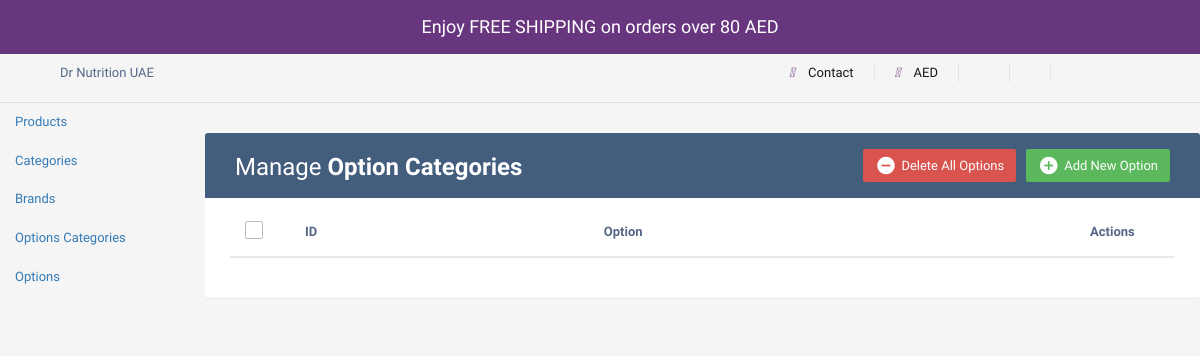
/admin/options_categories.php, run on an earlier commit of the app's database.
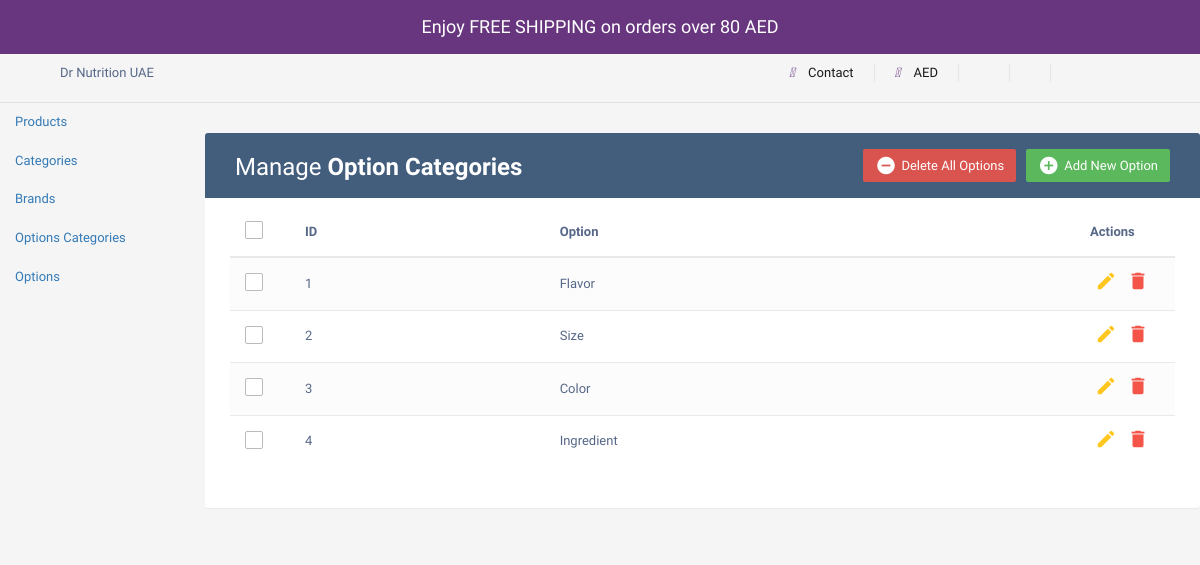
And on a later commit of the database.
### tables this page shows
CREATE TABLE `options` (
  `id` int(11) NOT NULL,
  `name` varchar(255) NOT NULL
);

### admin/options_categories.php (the view, shortened to what the changed rows need)
<?php
$conn = new mysqli("localhost", "root", "", "logindb");
$query = "SELECT * FROM options";
$result = $conn->query($query);
?>
<!DOCTYPE html>
<html lang="en">
<head>
<link rel="stylesheet" href="https://maxcdn.bootstrapcdn.com/font-awesome/4.7.0/css/font-awesome.min.css">
<link rel="stylesheet" href="https://maxcdn.bootstrapcdn.com/bootstrap/3.3.7/css/bootstrap.min.css">
<link rel="stylesheet" href="https://cdnjs.cloudflare.com/ajax/libs/font-awesome/5.15.3/css/all.min.css" />
<link rel="stylesheet" href="../css/all.css" />
</head>
<body>
<div class="row">
			<main class="col-md-9 ms-sm-auto col-lg-10 px-md-4">
            <div class="table-wrapper">
            <div class="table-title">
                <div class="row">
                    <div class="col-sm-6">
						<h2>Manage <b>Option Categories</b></h2>
					</div>
                </div>
            </div>
            <table class="table table-striped table-hover">
                <thead>
                    <tr>
						<th>
							<span class="custom-checkbox">
								<label for="selectAll"></label>
							</span>
						</th>
                        <th>ID</th>
                        <th>Option</th>
                        <th>Actions</th>
                    </tr>
                </thead>
                <tbody>
                    <?php
					 foreach ($result as $row) {
                        echo '<tr>';
                        echo '<td>';
                        echo '<span class="custom-checkbox">';
                        echo '<label for="checkbox' . $row['id'] . '"></label>';
                        echo '</span>';
                        echo '</td>';
                        echo '<td>' . $row['id'] . '</td>';
                        $optionName = $row['name'];
                        echo '<td>' . $optionName . '</td>';
                        echo '<td>';
                        echo '<a href="options_categories.php?showEditModal=1&id='.$row['id'].'" data-id="' . $row['id'] . '" class="edit"><i class="material-icons" data-toggle="tooltip" title="Edit">&#xE254;</i></a>';
                        echo '<a href="options_categories.php?showDeleteModal=1&id='.$row['id'].'" data-id="' . $row['id'] . '" class="delete" data-toggle="modal"><i class="material-icons" data-toggle="tooltip" title="Delete">&#xE872;</i></a>';
                        echo '</td>';
                        echo '</tr>';
                    }
                    ?>
                </tbody>
            </table>
    </div>
</div>
</body>
</html>

What changed in the data, as far as the page shows it:
added options: id "1", name "Flavor"
added options: id "2", name "Size"
added options: id "3", name "Color"
added options: id "4", name "Ingredient"
